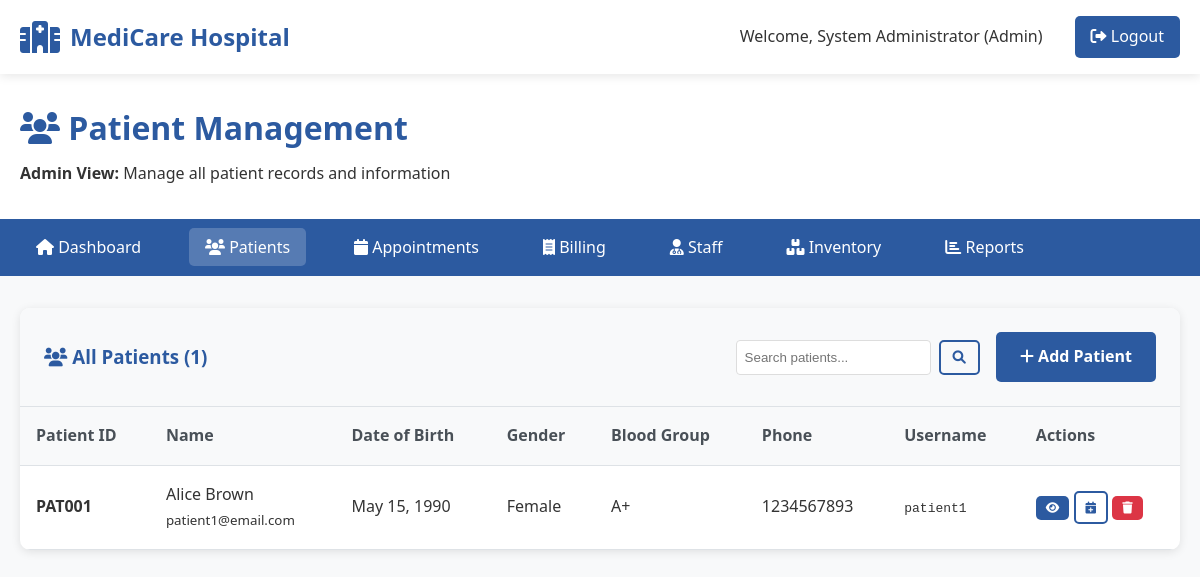
Page /dashboard/patients.php (signed in) on the committed database.
### tables this page shows
CREATE TABLE patients (
    id INT PRIMARY KEY AUTO_INCREMENT,
    user_id INT,
    patient_id VARCHAR(20) UNIQUE NOT NULL,
    date_of_birth DATE NOT NULL,
    gender ENUM('male', 'female', 'other') NOT NULL,
    blood_group VARCHAR(5),
    emergency_contact_name VARCHAR(100),
    emergency_contact_phone VARCHAR(20),
    medical_history TEXT,
    allergies TEXT,
    insurance_number VARCHAR(50),
    created_at TIMESTAMP DEFAULT CURRENT_TIMESTAMP,
    FOREIGN KEY (user_id) REFERENCES users(id) ON DELETE SET NULL
);

CREATE TABLE users (
    id INT PRIMARY KEY AUTO_INCREMENT,
    username VARCHAR(50) UNIQUE NOT NULL,
    email VARCHAR(100) UNIQUE NOT NULL,
    password VARCHAR(255) NOT NULL,
    role ENUM('admin', 'doctor', 'nurse', 'receptionist', 'patient') NOT NULL,
    first_name VARCHAR(50) NOT NULL,
    last_name VARCHAR(50) NOT NULL,
    phone VARCHAR(20),
    address TEXT,
    created_at TIMESTAMP DEFAULT CURRENT_TIMESTAMP,
    updated_at TIMESTAMP DEFAULT CURRENT_TIMESTAMP ON UPDATE CURRENT_TIMESTAMP,
    is_active BOOLEAN DEFAULT TRUE
);

### dashboard/patients.php (the view, shortened to what this page needs)
<?php
$database = new Database();
$conn = $database->getConnection();
$search = isset($_GET['search']) ? trim($_GET['search']) : '';
$where_clause = '';
$params = [];
$query = "SELECT p.*, u.first_name, u.last_name, u.email, u.phone, u.address, u.username
          FROM patients p
          LEFT JOIN users u ON p.user_id = u.id
          $where_clause
          ORDER BY p.created_at DESC";
$stmt = $conn->prepare($query);
$stmt->execute($params);
$patients = $stmt->fetchAll(PDO::FETCH_ASSOC);
?>
<!DOCTYPE html>
<html lang="en">
<head>
    <link rel="stylesheet" href="../assets/css/style.css">
    <link href="https://cdnjs.cloudflare.com/ajax/libs/font-awesome/6.0.0/css/all.min.css" rel="stylesheet">
</head>
<body>
    <header class="header">
        <div class="container">
            <div class="logo">
                <i class="fas fa-hospital"></i>
                <h1>MediCare Hospital</h1>
            </div>
            <nav class="nav">
                <span>Welcome, <?php echo htmlspecialchars($_SESSION['full_name']); ?> (<?php echo ucfirst($_SESSION['role']); ?>)</span>
                <a href="../logout.php" class="btn-login">
                    <i class="fas fa-sign-out-alt"></i> Logout
                </a>
            </nav>
        </div>
    </header>
    <div class="dashboard">
        <div class="dashboard-header">
            <div class="container">
                <h1><i class="fas fa-users"></i> Patient Management</h1>
                <p>
                    <?php if ($_SESSION['role'] == 'admin'): ?>
                        <strong>Admin View:</strong> Manage all patient records and information
                    <?php else: ?>
                        <strong>Doctor View:</strong> View your assigned patients only
                    <?php endif; ?>
                </p>
            </div>
        </div>
        <nav class="dashboard-nav">
            <div class="container">
                <ul>
                    <li><a href="index.php"><i class="fas fa-home"></i> Dashboard</a></li>
                    <li><a href="patients.php" class="active"><i class="fas fa-users"></i> Patients</a></li>
                    <li><a href="appointments.php"><i class="fas fa-calendar"></i> Appointments</a></li>
                    <li><a href="billing.php"><i class="fas fa-receipt"></i> Billing</a></li>
                    <?php if ($_SESSION['role'] == 'admin'): ?>
                    <li><a href="staff.php"><i class="fas fa-user-md"></i> Staff</a></li>
                    <li><a href="inventory.php"><i class="fas fa-boxes"></i> Inventory</a></li>
                    <li><a href="reports.php"><i class="fas fa-chart-bar"></i> Reports</a></li>
                    <?php endif; ?>
                </ul>
            </div>
        </nav>
        <div class="dashboard-content">
            <div class="container">
                <div class="table-container">
                    <div class="table-header">
                        <h3>
                            <i class="fas fa-users"></i>
                            <?php if ($_SESSION['role'] == 'admin'): ?>
                                All Patients (<?php echo count($patients); ?>)
                            <?php else: ?>
                                Your Patients (<?php echo count($patients); ?>)
                            <?php endif; ?>
                        </h3>
                        <div style="display: flex; gap: 1rem; align-items: center;">
                            <form method="GET" style="display: flex; gap: 0.5rem;">
                                <input type="text" name="search" placeholder="Search patients..."
                                       value="<?php echo htmlspecialchars($search); ?>"
                                       style="padding: 8px; border: 1px solid #ddd; border-radius: 4px;">
                                <button type="submit" class="btn btn-secondary" style="padding: 8px 12px;">
                                    <i class="fas fa-search"></i>
                                </button>
                            </form>
                            <?php if ($_SESSION['role'] == 'admin'): ?>
                            <a href="add-patient.php" class="btn btn-primary">
                                <i class="fas fa-plus"></i> Add Patient
                            </a>
                            <?php endif; ?>
                        </div>
                    </div>
                    <table>
                        <thead>
                            <tr>
                                <th>Patient ID</th>
                                <th>Name</th>
                                <th>Date of Birth</th>
                                <th>Gender</th>
                                <th>Blood Group</th>
                                <th>Phone</th>
                                <?php if ($_SESSION['role'] == 'admin'): ?>
                                <th>Username</th>
                                <?php endif; ?>
                                <th>Actions</th>
                            </tr>
                        </thead>
                        <tbody>
                            <?php if (empty($patients)): ?>
                            <tr>
                                <td colspan="<?php echo $_SESSION['role'] == 'admin' ? '8' : '7'; ?>" style="text-align: center; color: #666;">
                                    <?php echo $search ? "No patients found matching '$search'" : "No patients found"; ?>
                                </td>
                            </tr>
                            <?php else: ?>
                            <?php foreach ($patients as $patient): ?>
                            <tr>
                                <td><strong><?php echo htmlspecialchars($patient['patient_id']); ?></strong></td>
                                <td>
                                    <?php echo htmlspecialchars($patient['first_name'] . ' ' . $patient['last_name']); ?><br>
                                    <small><?php echo htmlspecialchars($patient['email']); ?></small>
                                </td>
                                <td><?php echo date('M d, Y', strtotime($patient['date_of_birth'])); ?></td>
                                <td><?php echo ucfirst($patient['gender']); ?></td>
                                <td><?php echo htmlspecialchars($patient['blood_group']); ?></td>
                                <td><?php echo htmlspecialchars($patient['phone']); ?></td>
                                <?php if ($_SESSION['role'] == 'admin'): ?>
                                <td><code><?php echo htmlspecialchars($patient['username']); ?></code></td>
                                <?php endif; ?>
                                <td>
                                    <button class="btn btn-primary" style="padding: 5px 10px; font-size: 12px;"
                                            onclick="viewPatient(<?php echo $patient['id']; ?>)">
                                        <i class="fas fa-eye"></i>
                                    </button>
                                    <a href="schedule-appointment.php?patient_id=<?php echo $patient['id']; ?>"
                                       class="btn btn-secondary" style="padding: 5px 10px; font-size: 12px;">
                                        <i class="fas fa-calendar-plus"></i>
                                    </a>
                                    <?php if ($_SESSION['role'] == 'admin'): ?>
                                    <button class="btn" style="padding: 5px 10px; font-size: 12px; background: #dc3545; color: white;"
                                            onclick="deletePatient(<?php echo $patient['id']; ?>)">
                                        <i class="fas fa-trash"></i>
                                    </button>
                                    <?php endif; ?>
                                </td>
                            </tr>
                            <?php endforeach; ?>
                            <?php endif; ?>
                        </tbody>
                    </table>
                </div>
            </div>
        </div>
    </div>
</body>
</html>

### assets/css/style.css (style rules this page uses)
* { margin: 0; padding: 0; box-sizing: border-box; }
body { font-family: "Segoe UI", Tahoma, Geneva, Verdana, sans-serif; line-height: 1.6; color: #333; }
.container { max-width: 1200px; margin: 0 auto; padding: 0 20px; }
.header { background: #fff; box-shadow: 0 2px 10px rgba(0, 0, 0, 0.1); position: fixed; width: 100%; top: 0; z-index: 1000; }
.header .container { display: flex; justify-content: space-between; align-items: center; padding: 1rem 20px; }
.logo { display: flex; align-items: center; gap: 10px; }
.logo i { font-size: 2rem; color: #2c5aa0; }
.logo h1 { color: #2c5aa0; font-size: 1.5rem; }
.nav { display: flex; align-items: center; gap: 2rem; }
.nav a { text-decoration: none; color: #333; font-weight: 500; transition: color 0.3s; }
.btn-login { background: #2c5aa0; color: white !important; padding: 0.5rem 1rem; border-radius: 5px; transition: background 0.3s; }
.btn { display: inline-block; padding: 12px 24px; text-decoration: none; border-radius: 5px; font-weight: 600; text-align: center; transition: all 0.3s; border: none; cursor: pointer; }
.btn-primary { background: #2c5aa0; color: white; }
.btn-secondary { background: transparent; color: #2c5aa0; border: 2px solid #2c5aa0; }
.dashboard { margin-top: 70px; min-height: calc(100vh - 70px); background: #f8f9fa; }
.dashboard-header { background: white; padding: 2rem 0; box-shadow: 0 2px 4px rgba(0, 0, 0, 0.1); }
.dashboard-header h1 { color: #2c5aa0; margin-bottom: 0.5rem; }
.dashboard-nav { background: #2c5aa0; padding: 1rem 0; }
.dashboard-nav ul { list-style: none; display: flex; gap: 2rem; }
.dashboard-nav a { color: white; text-decoration: none; padding: 0.5rem 1rem; border-radius: 5px; transition: background 0.3s; }
.dashboard-nav a:hover, .dashboard-nav a.active { background: rgba(255, 255, 255, 0.2); }
.dashboard-content { padding: 2rem 0; }
.table-container { background: white; border-radius: 10px; overflow: hidden; box-shadow: 0 2px 10px rgba(0, 0, 0, 0.1); }
.table-header { padding: 1.5rem; background: #f8f9fa; border-bottom: 1px solid #dee2e6; display: flex; justify-content: space-between; align-items: center; }
.table-header h3 { color: #2c5aa0; margin: 0; }
table { width: 100%; border-collapse: collapse; }
th, td { padding: 1rem; text-align: left; border-bottom: 1px solid #dee2e6; }
th { background: #f8f9fa; font-weight: 600; color: #495057; }

### rows in the picture
patients: patient "PAT001", user.last_name "Alice Brown", user.email "patient1@email.com", date_of_birth "May 15, 1990", gender "Female", blood_group "A+", user.phone "1234567893", user.username "patient1"

### other values in the picture
$_SESSION['full_name'] "System Administrator"
$_SESSION['role'] "Admin"
count($patients) "1"
